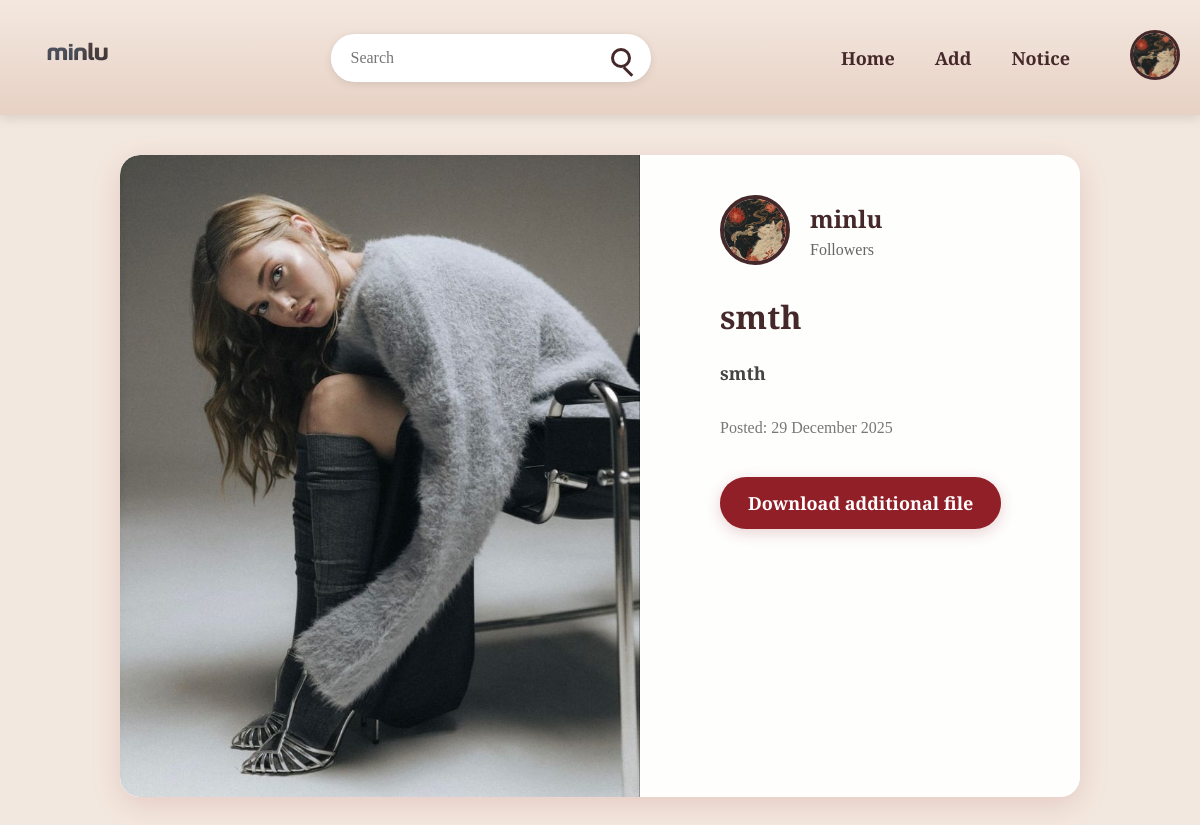
The app's page /post/4/ (signed in) with its own data.
### home_page/models.py (models this page shows, shortened)
class Profile(models.Model):
    user = models.OneToOneField(User, on_delete=models.CASCADE)
    image = models.ImageField(upload_to='profile_img', null=True, blank=True)
    about = models.TextField(default="", blank=True)

class Post(models.Model):
    user = ForeignKey(User, on_delete=models.CASCADE)
    post_image = models.ImageField(upload_to='post_img', null=True, blank=True)
    post_title = models.TextField(default="", blank=True)
    post_description = models.TextField(default="", blank=True)
    post_file = models.FileField(upload_to='post_file', null=True, blank=True)
    date_posted = models.DateTimeField(auto_now_add=True)

### home_page/views.py (the view)
# urls.py: path('post/<int:pk>/', PostView.as_view(), name='post_detail'),
class PostView(View):
    template_name = 'post.html'
    def dispatch(self, request, *args, **kwargs):
        if not request.user.is_authenticated:
            return redirect('/')
        return super().dispatch(request, *args, **kwargs)
    def get(self, request, pk):
        post = get_object_or_404(Post, pk=pk)
        return render(request, self.template_name, context={
            'post': post,
            'profile': request.user.profile if request.user.is_authenticated else None,
        })

### templates/post.html (shortened to what this page needs)
<!DOCTYPE html>
{% load static %}
<html lang="ru">
<head>
    <link rel="stylesheet" href="{% static 'css/post.css' %}">
</head>
<body>
    <header>
        <div class="container">
            <div class="logo">
                <a href="{% url 'home' %}">
                    <img src="{% static 'images/logo05.png' %}" alt="Logo">
                </a>
            </div>
            <div class="search-bar">
                <form action="/search/" method="get">
                    <input type="text" name="q" placeholder="Search">
                    <button type="submit"><span class="search-icon"></span></button>
                </form>
            </div>
            <nav class="nav-menu">
                <ul class="main-menu">
                    <li><a href="{% url 'home' %}">Home</a></li>
                    <li><a href="/post/new">Add</a></li>
                    <li><a href="/notice">Notice</a></li>
                </ul>
                <div class="account-item">
                    {% if user.is_authenticated %}
                        <a href="/account" class="account-link">
                            <img src="{% if user.profile.image %}{{ user.profile.image.url }}{% else %}{% static 'images/avatar.png' %}{% endif %}"
                                 alt="Аватар" class="account-avatar">
                        </a>
                    {% endif %}
                </div>
            </nav>
        </div>
    </header>
    <main>
        <div class="container">
            <div class="pin-detail">
                <div class="pin-image">
                    {% if post.post_image %}
                        <img src="{{ post.post_image.url }}" alt="{{ post.post_title }}">
                    {% else %}
                        <div class="no-image-placeholder">No image</div>
                    {% endif %}
                </div>
                <div class="pin-info">
                    <div class="user-info">
                        <a href="{% url 'user_profile' post.user.username %}" class="user-avatar-link">
                            <img class="user-avatar"
                                 src="{% if post.user.profile.image %}{{ post.user.profile.image.url }}{% else %}{% static 'images/avatar.png' %}{% endif %}"
                                 alt="Avatar {{ post.user.username }}">
                        </a>
                        <div class="user-details">
                            <h3 class="username">
                                <a href="{% url 'user_profile' post.user.username %}" class="username-link">
                                    {{ post.user.username }}
                                </a>
                            </h3>
                            <p class="followers">
                                {% if post.user.profile.followers_count %}
                                    {{ post.user.profile.followers_count }} followers
                                {% else %}
                                    Followers
                                {% endif %}
                            </p>
                        </div>
                    </div>
                    <h1 class="pin-title">{{ post.post_title }}</h1>
                    <p class="pin-description">{{ post.post_description|linebreaksbr }}</p>
                    <p class="pin-date">Posted: {{ post.date_posted|date:"d F Y" }}</p>
                    {% if post.post_file %}
                        <a href="{{ post.post_file.url }}" class="download-btn" download>
                            Download additional file</a>
                    {% endif %}
                </div>
            </div>
        </div>
    </main>
</body>
</html>

### static/css/post.css (style rules this page uses)
* { box-sizing: border-box; margin: 0; padding: 0; }
html, body { margin: 0; padding: 0; background-color: #F3E8DF; font-family: "PT Serif", serif; font-weight: 700; color: #452829; scrollbar-width: none; }
header { background: linear-gradient(#F3E8DF, #E8D1C5); padding: 15px 0; box-shadow: 0 4px 10px rgba(0, 0, 0, 0.1); }
.container { max-width: 1200px; margin: 0 auto; padding: 0 20px; display: flex; align-items: center; justify-content: space-between; }
.logo img { height: 80px; transition: transform 0.3s ease; }
.search-bar form { display: flex; align-items: center; background: white; border-radius: 30px; overflow: hidden; box-shadow: 0 2px 8px rgba(0, 0, 0, 0.1); width: 320px; }
.search-bar input { flex: 1; padding: 14px 20px; border: none; font-size: 16px; outline: none; font-family: inherit; }
.search-bar button { background: none; border: none; padding: 14px 20px; cursor: pointer; }
.search-bar .search-icon { display: block; width: 20px; height: 20px; border: 3px solid #452829; border-radius: 50%; position: relative; }
.search-bar .search-icon::after { content: ''; position: absolute; width: 12px; height: 3px; background: #452829; bottom: -8px; right: -6px; transform: rotate(45deg); }
.nav-menu { display: flex; align-items: center; gap: 60px; }
.main-menu { list-style: none; display: flex; gap: 40px; }
.main-menu a { font-size: 18px; color: #452829; text-decoration: none; transition: color 0.3s ease; }
.account-avatar { width: 50px; height: 50px; border-radius: 50%; object-fit: cover; border: 3px solid #452829; transition: all 0.3s ease; }
main .container { padding: 40px 20px; max-width: 1000px; }
.pin-detail { display: grid; grid-template-columns: 1fr 400px; gap: 40px; background: rgba(255, 255, 255, 0.95); border-radius: 20px; overflow: hidden; box-shadow: 0 8px 30px rgba(145, 31, 39, 0.15); }
.pin-image img { width: 100%; height: auto; display: block; object-fit: cover; border-radius: 20px 0 0 20px; }
.pin-info { padding: 40px; display: flex; flex-direction: column; justify-content: flex-start; }
.user-info { display: flex; align-items: center; margin-bottom: 30px; }
.user-info .user-avatar { width: 70px; height: 70px; border-radius: 50%; object-fit: cover; border: 4px solid #452829; margin-right: 20px; }
.user-details .username { font-size: 24px; margin: 0 0 6px 0; }
.user-details .followers { font-size: 16px; color: #666; font-weight: 400; }
.pin-title { font-size: 32px; margin-bottom: 20px; color: #452829; }
.pin-description { font-size: 18px; line-height: 1.7; margin-bottom: 30px; color: #444; white-space: pre-wrap; }
.pin-date { font-size: 16px; color: #777; margin-bottom: 40px; font-weight: 400; }
.download-btn { align-self: flex-start; background: #911f27; color: white; padding: 14px 28px; border-radius: 30px; text-decoration: none; font-weight: 700; font-size: 18px; transition: all 0.3s ease; box-shadow: 0 4px 15px rgba(145, 31, 39, 0.2); }
.user-avatar-link { display: block; transition: transform 0.3s ease; }
.username-link { color: inherit; text-decoration: none; transition: color 0.3s ease; }
.user-avatar-link { display: block; width: 70px; height: 70px; transition: transform 0.3s ease; }
.user-info { display: flex; align-items: center; gap: 20px; margin-bottom: 30px; }
.user-avatar { width: 70px; height: 70px; border-radius: 50%; object-fit: cover; border: 4px solid #452829; }

### records on screen
Post: post_image (picture), user.image (picture), user.username "minlu", post_title "smth", post_description "smth", date_posted "29 December 2025"
